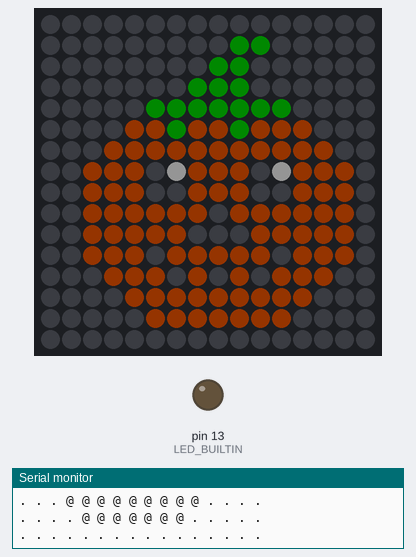
Simulated run of this sketch. Board: Arduino Uno, built with avr-gcc and run on an emulated ATmega328P. Parts: 16×16 RGB LED matrix (first LED top left, wired row by row), output pins drawn as LEDs (lit = HIGH), the last lines printed to the serial monitor. Dim RGB values are drawn brighter than linear; random numbers use the default seed unless the sketch sets one.

Above: at 6.7 s.
At 33.2 s:
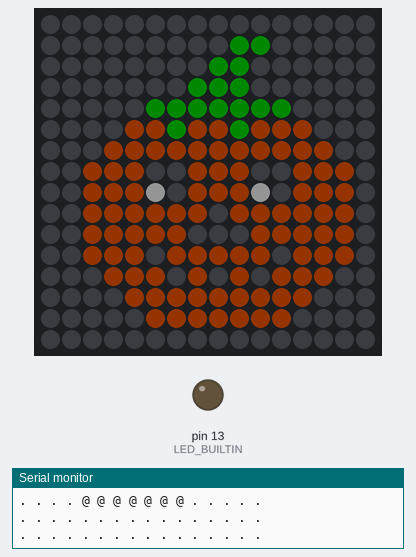
At 57.1 s:
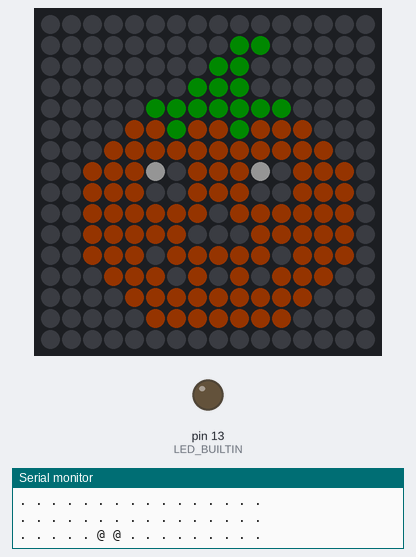
At 122.2 s:
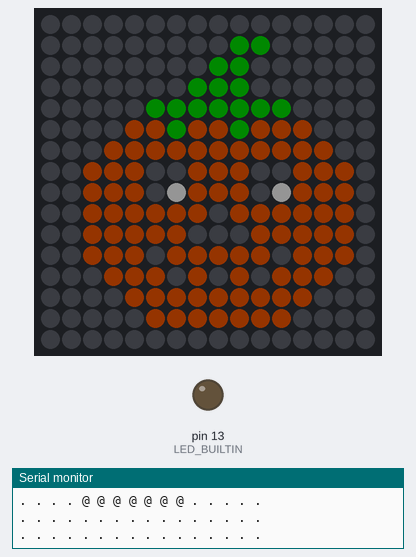

Measured:
- what the display in image 1 shows lasts 2.4 s, from 33.2 s to 35.6 s
- what the display in image 2 shows lasts 2.3 s, from 57.0 s to 59.3 s

The sketch:

multiColorMatrix.ino
```cpp
// This program takes a bitmap several bitmap arrays, each in a
// different color, and combines them onto an LED matrix

#define FASTLED_INTERNAL
#include <FastLED.h>

// LED Matrix parameters
#define MATRIX_HEIGHT 16
#define MATRIX_WIDTH  16
#define NUM_LEDS      MATRIX_HEIGHT * MATRIX_WIDTH

#define DATA_PIN     3
#define CLOCK_PIN   13
#define PAUSE       10
#define BRIGHTNESS 20
#define VOLTS        5
#define MAX_mAMPS  500

CRGB leds[NUM_LEDS];
CRGB testColor = CRGB::Black;  // Used for printing

#define DEBUG_PRINT true

// bitmap design for ukrainian tryzub
uint16_t stem[] = {
0x0000,
0x0600,
0x0300,
0x0380,
0x0FE0,
0x0240,
0x0000,
0x0000,
0x0000,
0x0000,
0x0000,
0x0000,
0x0000,
0x0000,
0x0000,
0x0000,
};
uint16_t pumpkin[] = {
0x0000,
0x0000,
0x0000,
0x0000,
0x0000,
0x1DB0,
0x3FF8,
0x739C,
0x739C,
0x7EFC,
0x7C7C,
0x77DC,
0x3838,
0x1FF0,
0x0FE0,
0x0000,
};

CRGB eyeColor = CRGB::White;
uint16_t eyes[] = {
0x0000,
0x0000,
0x0000,
0x0000,
0x0000,
0x0000,
0x0000,
0x0840,
0x0000,
0x0000,
0x0000,
0x0000,
0x0000,
0x0000,
0x0000,
0x0000,
};
uint16_t teeth[] = {
0x0000,
0x0000,
0x0000,
0x0000,
0x0000,
0x0000,
0x0000,
0x0000,
0x0000,
0x0000,
0x0000,
0x0000,
0x0280,
0x0000,
0x0000,
0x0000,
};

// print bitmap from memory
void printBitmap(uint16_t bitmap[],  int bitmapLength, CRGB myColor) {
  Serial.println("Bitmap to follow:");
  Serial.println("xxxx  fedcba9876543210 fedcba9876543210");

  // Print the symbols
  for (int row = 0; row < bitmapLength; row++) {

    // Print the hex
    char hexVal[4];
    sprintf(hexVal, "%04X ", bitmap[row]);
    Serial.print(hexVal); Serial.print(" ");

    // Print the binary
    for (unsigned int test = 0x8000; test; test >>= 1) {
      Serial.print(bitmap[row] & test ? '1' : '0');
    }
    Serial.print(" ");

    for (int col = 15; col >=0; col--) {
      if (bitRead(bitmap[row], col)) {
        Serial.print("x");
      } else {
        Serial.print(".");
      }
    }
    Serial.println(" ");
  }
}
void scrollMatrixLeft(int scrollDelay) {
//  //  FastLED.clear();
//  for (int col = 0; col < MESSAGE_WIDTH; col++) {
//    int x = MATRIX_WIDTH - 1; // index of leftmost pixel in the 0th row
//    int y = ((MATRIX_WIDTH - 1) * MATRIX_WIDTH) - 1; // index of pixel to the left of the rightmost
//    for (int start = x; start <= y; start += MATRIX_WIDTH * 2) {
//      for (int p = start; p > start - (MATRIX_WIDTH - 1); p--) {
//        leds[p] = leds[p - 1];
//      }
//      for (int p = start + 1; p < start + 1 + (MATRIX_WIDTH - 1); p++) {
//        leds[p] = leds[p + 1];
//      }
//    }
//
//    FastLED.show();
//    delay(scrollDelay);
//
//    // Clear the entire rightmost column to black
//    for (int row = 0; row < MATRIX_HEIGHT; row++) {
//      leds[ledsInLastColumn[row]] = CRGB::Black;
//    }
//
//    // For each bit in the row that's a 1, light up its matrix LED
//    for (int b = 0; b < 16; b++) {
//      if (bitRead(slava[currentMessageColumn], b) == 1) {
//        leds[ledsInLastColumn[b]] = CRGB::White;
//      }
//    }
//    currentMessageColumn = (currentMessageColumn + 1) % MESSAGE_WIDTH;
//
//    if (DEBUG_PRINT) {
//      printLEDMatrix();
//    }
//    FastLED.show();
//    delay(scrollDelay);
//  }
}
void moveEyes() {
  // Black left eye
  leds[mapScreenToMatrix(7, 5)] = CRGB::Black;
  leds[mapScreenToMatrix(7, 6)] = CRGB::Black;
  leds[mapScreenToMatrix(8, 5)] = CRGB::Black;
  leds[mapScreenToMatrix(8, 6)] = CRGB::Black;
  // Black right eye
  leds[mapScreenToMatrix(7, 10)] = CRGB::Black;
  leds[mapScreenToMatrix(7, 11)] = CRGB::Black;
  leds[mapScreenToMatrix(8, 10)] = CRGB::Black;
  leds[mapScreenToMatrix(8, 11)] = CRGB::Black;
  // Random eye direction
  int randrow = random(7,9);
  int randcol = random(5,7);
  leds[mapScreenToMatrix(randrow, randcol)] = eyeColor;
  leds[mapScreenToMatrix(randrow, randcol+5)] = eyeColor;
}
void printLEDMatrix() {
  int x = MATRIX_WIDTH - 1; // index of leftmost pixel in the 0th row
  int y = ((MATRIX_WIDTH - 1) * MATRIX_WIDTH) - 1; // index of pixel to the left of the rightmost
  for (int start = x; start <= y; start += MATRIX_WIDTH * 2) {
    for (int p = start; p >= start - (MATRIX_WIDTH - 1); p--) {
      if (leds[p] != testColor) {
        Serial.print("@");
      } else {
        Serial.print(".");
      }
      Serial.print(" ");
    }
    Serial.println(" ");
    for (int p = start + 1; p <= start + 1 + (MATRIX_WIDTH - 1); p++) {
      if (leds[p] != testColor) {
        Serial.print("@");
      } else {
        Serial.print(".");
      }
      Serial.print(" ");
    }
    Serial.println(" ");
  }
  delay(50);
}
// Convert from (0,0) in upper left to matrix index
// Used when turning on an individual (random) pixel
int mapScreenToMatrix(int row, int col) {
  // Switch from increasing left to right into
  // increasing right to left for even numbered rows
  // Then compute a linear pixel offset
//  int newCol = (row % 2 == 0) ? newCol = (MATRIX_WIDTH - 1) - col : newCol = col; This was flipping the bitmap around the vertical axis
  int newCol = (row % 2 == 0) ? newCol = col : newCol = (MATRIX_WIDTH - 1) - col;
  return row * MATRIX_WIDTH + newCol;
}
// show the bitmap in memory onto the matrix using color indicated
void showBitmap(uint16_t bitmap[], CRGB myColor, bool clearFirst) {
  if (clearFirst) {
    FastLED.clear();
  }
  for (int row = 0; row < MATRIX_HEIGHT; row++) {
    for (int col = 0; col < MATRIX_WIDTH; col++) {
      if (bitRead(bitmap[row], col)) {
        int ledIndex = mapScreenToMatrix(row, col);
        leds[ledIndex] = myColor;
      }
    }
  }
  if (clearFirst) {
    FastLED.show();
  }
  if (DEBUG_PRINT) {
    printLEDMatrix();
  }
}
void setup() {
  pinMode(LED_BUILTIN, OUTPUT);
  Serial.begin(9600);
  FastLED.addLeds<NEOPIXEL, DATA_PIN>(leds, NUM_LEDS);  // GRB ordering is assumed
  FastLED.setMaxPowerInVoltsAndMilliamps(VOLTS, MAX_mAMPS);
  set_max_power_indicator_LED(LED_BUILTIN);
  FastLED.setBrightness(BRIGHTNESS);
  FastLED.clear();
  FastLED.show();

  if (DEBUG_PRINT) {
    printBitmap(stem, sizeof(stem) / sizeof(uint16_t), CRGB::Green);
    printBitmap(pumpkin, sizeof(pumpkin) / sizeof(uint16_t), CRGB::Orange);
    printBitmap(eyes, sizeof(eyes) / sizeof(uint16_t), eyeColor);
    delay(2000);
  }
}
void loop() {
  FastLED.clear();
  showBitmap(stem, CRGB::Green, false);
  showBitmap(pumpkin, CRGB(255,91,0), false); // DMC 444
  showBitmap(eyes, CRGB::White, false);
  showBitmap(teeth, CRGB(255,91,0), false);
  FastLED.show();
  delay(300);

  while (true) {
    moveEyes();
    FastLED.show();
    printLEDMatrix();
    delay(random(250,1000));
  }

}
```
